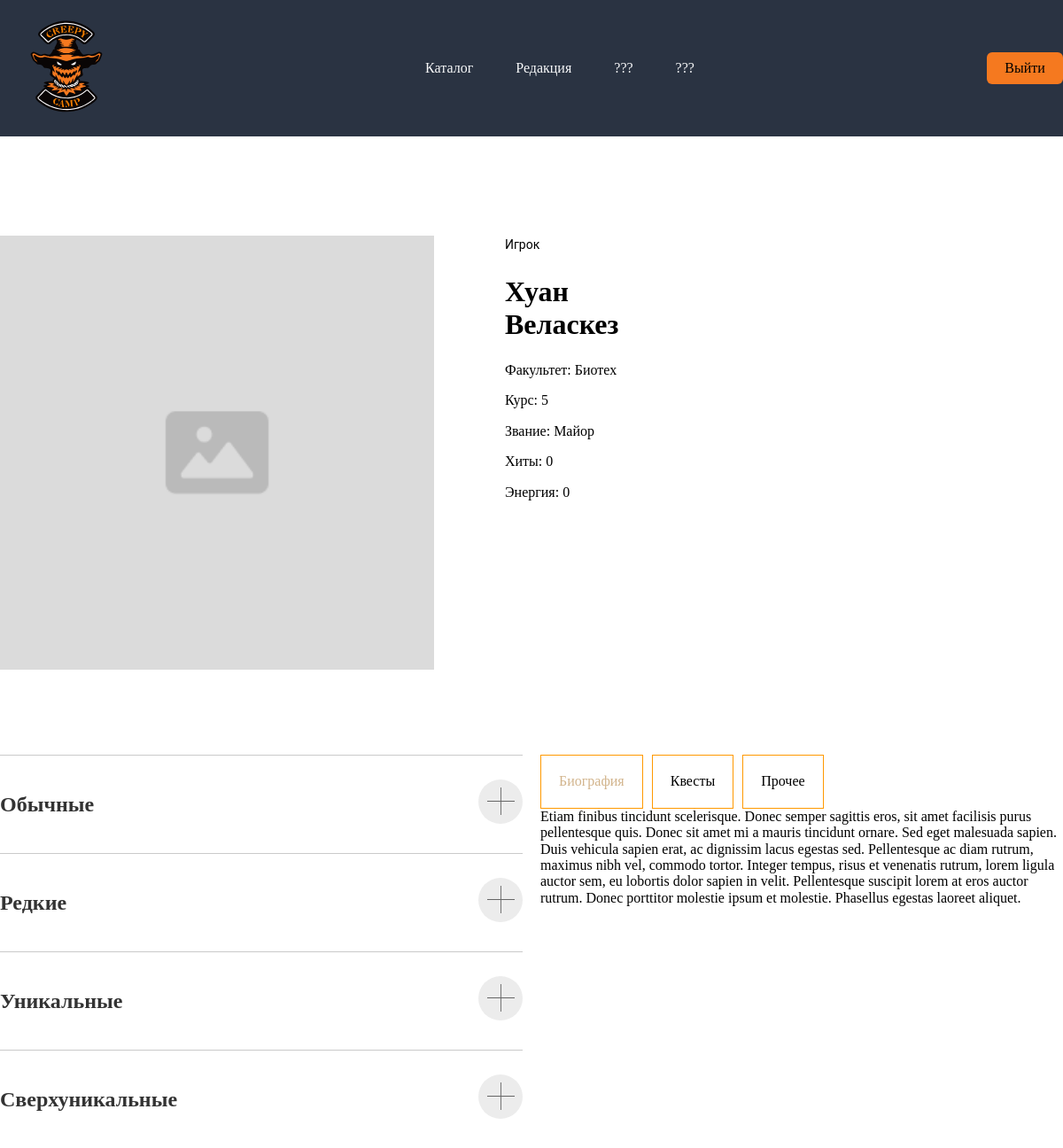
The page /chars/1 on the database its author committed.
### tables this page shows
CREATE TABLE `chars` (
  `id` int(11) NOT NULL,
  `name` varchar(255) NOT NULL,
  `age` int(11) NOT NULL,
  `short_content` text NOT NULL,
  `content` varchar(535) NOT NULL,
  `faculty` varchar(255) NOT NULL,
  `curs` int(11) NOT NULL,
  `rank` varchar(255) NOT NULL,
  `quests` varchar(535) NOT NULL,
  `image` varchar(255) NOT NULL,
  `hits` int(11) NOT NULL,
  `ki` int(11) NOT NULL,
  `skills` varchar(535) NOT NULL,
  `com_lim` int(11) NOT NULL,
  `rare_lim` int(11) NOT NULL,
  `unic_lim` int(11) NOT NULL,
  `extra_lim` int(11) NOT NULL
);

### config/routes.php (called while the page is built)
<?
return array(
    'chars/([0-9]+)' => 'chars/view/$1',
    'chars' => 'chars/index',
    '' => 'site/index',
);
?>

### index.php (called while the page is built, shortened)
<?
require_once(ROOT.'/components/Router.php');
$router = new Router();
$router->run();
?>

### models/Chars.php (called while the page is built, shortened)
<?
class Chars
{
    public static function getCharsItemById($id)
    {
        $id = intval($id);
        if($id) {
            $db = Db::getConnection();
            $result = $db->query('SELECT * from chars WHERE id=' . $id);
            $result->setFetchMode(PDO::FETCH_ASSOC);
            $charsItem = $result->fetch();
            return $charsItem;
        }
    }
}
?>

### views/char/index.php (the view, shortened to what this page needs)
<? include ROOT.'/views/layouts/header.php' ?>
    <div class="container char__container">
        <div class="studet-card-wrapper flex">
            <img class="detail-img" src="/template/images/Image.png" alt="">
            <div>
                <h2 class="general-bio player-name">Игрок</h2>
                <h1 class="general-bio char-name"><?echo $charsItem['name'];?></h1>
                <p class="general-bio char-fac">Факультет: <?echo $charsItem['faculty'];?></p>
                <p class="general-bio char-curs">Курс: <?echo $charsItem['curs'];?></p>
                <p class="general-bio char-rank">Звание: <?echo $charsItem['rank'];?></p>
                <p class="general-bio char-rank">Хиты: <?echo $charsItem['hits'];?></p>
                <p class="general-bio char-rank">Энергия: <?echo $charsItem['ki'];?></p>
            </div>
        </div>
        <div class="main-info-wrapper flex">
            <div class="skills-wrapper">
                <div class="questions__accordion" id="accordion">
                    <button class="flex faq-section__button btn-reset btn-reset">
                        <span class="faq-section__subtitle">Обычные</span><span class="faq-section__icon"></span>
                    </button>
                    <button class="flex faq-section__button btn-reset btn-reset">
                        <span class="faq-section__subtitle">Редкие</span><span class="faq-section__icon"></span>
                    </button>
                    <button class="flex faq-section__button btn-reset btn-reset">
                        <span class="faq-section__subtitle">Уникальные</span><span class="faq-section__icon"></span>
                    </button>
                    <button class="flex faq-section__button btn-reset btn-reset">
                        <span class="faq-section__subtitle">Сверхуникальные</span><span class="faq-section__icon"></span>
                    </button>
                </div>
            </div>
            <div class="texts-wrapper">
                <div>
                     <ul class="tabs-nav flex list-reset">
                    <li class="tabs-nav__item"><button class="tabs-nav__btn tabs-nav__btn--active btn-reset" data-path="one">Биография</button></li>
                    <li class="tabs-nav__item"><button class="tabs-nav__btn btn-reset" data-path="two">Квесты</button></li>
                    <li class="tabs-nav__item"><button class="tabs-nav__btn btn-reset" data-path="three">Прочее</button></li>
                    </ul>
                    <div class="tabs-content">
                    <div class="tabs-item tabs-item--active" data-target="one">
                        <?echo $charsItem['content'];?>
                    </div>
                    </div>
                </div>
            </div>
        </div>
    </div>
<? include ROOT.'/views/layouts/footer.php' ?>

### components/Router.php (shortened to what this page needs)
<?
class Router
{
    private $routes;
    public function __construct()
    {
        $routesPath = ROOT.'/config/routes.php';
        $this->routes = include($routesPath);
    }
    private function getURI()
    {
       if (!empty($_SERVER['REQUEST_URI'])) {
            return trim($_SERVER['REQUEST_URI'],'/');
        }
    }
    public function run()
    {
       $uri = $this->getURI();
       foreach ($this->routes as $uriPattern => $path) {
        if (preg_match("~$uriPattern~", $uri)) {
             $internalRoute = preg_replace("~$uriPattern~", $path, $uri);
            $segments = explode('/', $internalRoute);
            $controllerName = array_shift($segments).'Controller';
            $actionName = 'action'.ucfirst(array_shift($segments));
            $parameters = $segments;
            $controllerObject = new $controllerName;
            $result = call_user_func_array(array($controllerObject, $actionName), $parameters);
            if($result != null) {
                break;
            }
        }
       }
    }
}
?>

### views/layouts/header.php (shortened to what this page needs)
<!DOCTYPE html>
<html lang="en">
<head>
    <link rel="stylesheet" href="/template/css/normalize.css" type="text/css">
    <link rel="stylesheet" href="/template/css/style.css" type="text/css">
</head>
<body>
    <header>
        <div class="container header__container flex">
            <div class="header__logo-wrapper">
                <a href="/">
                </a>
            </div>
            <div class="header__nav-wrapper">
                <ul class="flex list-reset header__nav-list">
                    <li class="header__nav-item">
                        <a href="/chars/" class="header__nav-link">Каталог</a>
                    </li>
                    <li class="header__nav-item">
                        <a href="" class="header__nav-link">Редакция</a>
                    </li>
                    <li class="header__nav-item">
                        <a href="/" class="header__nav-link">???</a>
                    </li>
                    <li class="header__nav-item">
                        <a href="/" class="header__nav-link">???</a>
                    </li>
                </ul>
            </div>
            <div class="header__login-btn">
                Выйти
            </div>
        </div>
    </header>

### template/css/style.css (style rules this page uses)
:root { --black-color: #333333; --orange-color: #FF9900; --white-color: #ffffff; --grey-color: #cacaca; --grey-color-2: #ececec; --dark-black-color: #222222; --dark-grey-color: #414141; --color-main-link: #333333; --color-main-btn: #FF9900; --color-main-grey: #CACACA; --color-main-dark: #222222; --color-active-link: #E1670E; --color-hover-btn: #FFB84D; --color-white: #fff; --color-black: #000; }
* { box-sizing: border-box; }
h1,h2,h3,h4,h5,p,li,ul { margin: 0; padding: 0; }
a { text-decoration: none; }
.flex { display: flex; }
.container { max-width: 1312px; margin: 0 auto; }
.list-reset { list-style: none; margin: 0; padding: 0; }
.btn-reset { border: none; cursor: pointer; background-color: transparent; padding: 0; }
header { background-color: #2A3342; }
.header__container { justify-content: space-between; align-items: center; }
.header__logo { width: 150px; height: 150px; transition: .3s; }
.header__nav-item:not(:last-child) { margin-right: 48px; }
.header__nav-link { font-family: 'Poppins'; font-style: normal; font-weight: 500; font-size: 16px; line-height: 24px; color: #F7F8F9; }
.header__login-btn { display: flex; justify-content: center; align-items: center; cursor: pointer; width: 86px; height: 36px; background: #f5791f; box-shadow: 0px 1px 2px rgba(105, 81, 255, 0.05); border-radius: 6px; }
.studet-card-wrapper { width: 304px; margin-bottom: 80px; }
.studet-card-wrapper img,.studet-card-wrapper p { margin-bottom: 16px; }
.char__container { padding-top: 112px; }
.detail-img { width: 490px; height: 490px; margin-right: 80px; }
.player-name { font-family: 'Roboto'; font-style: normal; font-weight: 400; font-size: 14px; line-height: 150%; color: #000000; }
.general-bio { margin-bottom: 24px; }
.skills-wrapper { margin-right: 20px; }
.faq-section__subtitle { padding: 39px 0; margin-right: auto; }
.faq-section__button { align-items: center; border-top: var(--color-main-grey) solid 1px; font-weight: bold; font-size: 24px; line-height: 32px; color: var(--color-main-link); width: 100%; justify-content: space-between; }
.faq-section__icon { transform: translate(0, 1px); }
.tabs-nav__item { border:1px solid var(--color-main-btn); padding: 20px; margin-right: 10px; }
.tabs-nav__btn--active { color: tan; }
.tabs-item { display: none; }
.tabs-item--active { display: block; }
.texts-wrapper, .skills-wrapper { flex-basis: 50%; }

### rows shown on the page
chars: name "Хуан Веласкез", faculty "Биотех", curs "5", rank "Майор", hits "0", ki "0", content "Etiam finibus tincidunt scelerisque. Donec semper sagittis eros, sit amet facilisis purus pellentesque quis. Donec sit amet mi a mauris tincidunt ornare. Sed eget malesuada sapien. Duis vehicula sapien erat, ac dignissim lacus egestas sed. Pellentesque ac diam rutrum, maximus nibh vel, commodo tortor. Integer tempus, risus et venenatis rutrum, lorem ligula auctor sem, eu lobortis dolor sapien in velit. Pellentesque suscipit lorem at eros auctor rutrum. Donec porttitor molestie ipsum et molestie. Phasellus egestas laoreet aliquet."
